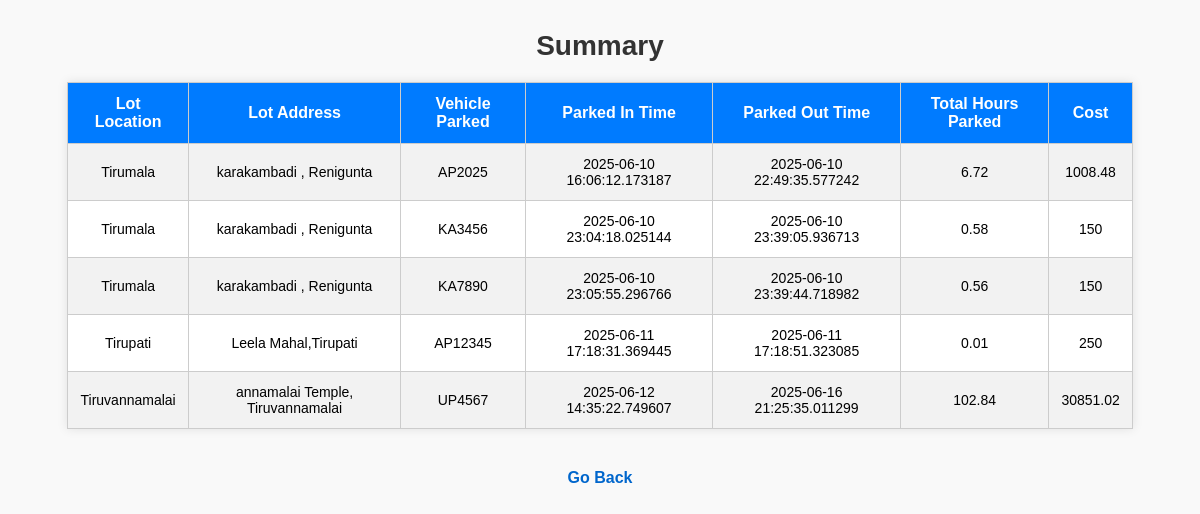
The page /summary/1 (signed in) on the database as committed earlier.
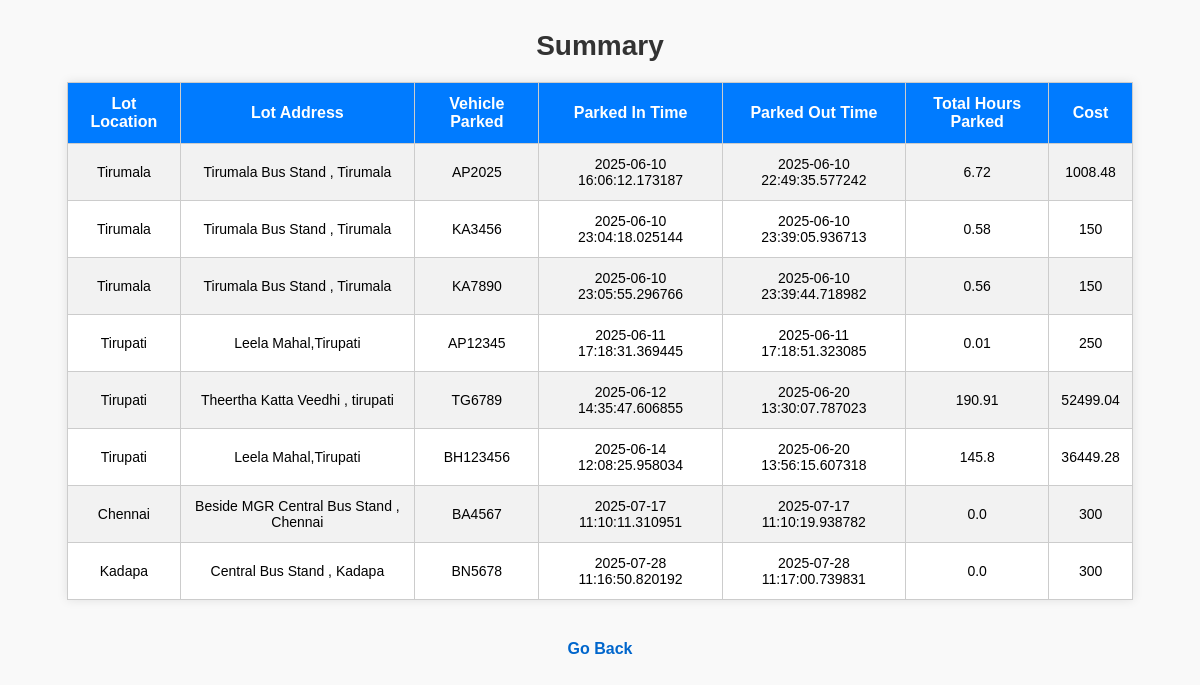
The same page on the database as committed later.
### model/models.py (models this page shows)
class Registeredspot(db.Model):
    __tablename__ = 'registeredspot'
    registration_id = db.Column(db.Integer,autoincrement=True,primary_key=True)
    registered_spot_id = db.Column(db.Integer,db.ForeignKey('parkingspot.spot_id'),nullable=False)
    registered_user_id = db.Column(db.Integer,db.ForeignKey('user.user_id'),nullable=False)
    parking_timestamp = db.Column(db.DateTime, default=lambda: datetime.now())
    leaving_timestamp = db.Column(db.DateTime, nullable=True)
    vehicle_no  = db.Column(db.String(12),nullable=False)
    cost_per_hour = db.Column(db.Integer,nullable=False)

class Parkinglot(db.Model):
    __tablename__ = 'parkinglot'
    lot_id = db.Column(db.Integer,autoincrement=True,primary_key=True)
    location = db.Column(db.String(45),nullable=False)
    price = db.Column(db.Integer,nullable=False)
    address = db.Column(db.String(50),nullable=False)
    pincode = db.Column(db.Integer,nullable=False)
    max_spots = db.Column(db.Integer,nullable=False)

### controllers/user_func.py (the view)
@app.route('/summary/<int:user_id>',methods=['GET'])
def summary(user_id):
    if(request.method=='GET'):
        if('User_id' in session):
            registeredspot = db.session.query(Registeredspot).filter(Registeredspot.registered_user_id==user_id).all()
            l=[]
            for i in registeredspot:
                total_price=0
                total_hours=0
                parkingspot = db.session.query(Parkingspot).filter(Parkingspot.spot_id==i.registered_spot_id).first()
                parkinglot = Parkinglot.query.filter_by(lot_id=parkingspot.lot_id).first()
                if(i.leaving_timestamp):
                    timestamp = i.leaving_timestamp - i.parking_timestamp
                    total_sec = timestamp.total_seconds()
                    total_hours = total_sec/3600
                    if(total_hours <= 1):
                        total_price=parkinglot.price
                    else:
                        total_price=parkinglot.price *total_hours
                    l.append((i,parkingspot,parkinglot,total_price,total_hours))
            return render_template('user_summary.html',details=l,user_id=user_id)
        else:
            flash('You must login !!!')
            return redirect(url_for('login'))

### templates/user_summary.html (shortened to what this page needs)
{% extends 'base.html' %}
{% block content %}
{% if details %}
    <h2 class="heading">Summary</h2>
    <table>
        <tr>
            <th>Lot Location</th>
            <th>Lot Address</th>
            <th>Vehicle Parked</th>
            <th>Parked In Time</th>
            <th>Parked Out Time</th>
            <th>Total Hours Parked</th>
            <th>Cost</th>
        </tr>
        {% for i in details %}
        <tr>
            <td>{{ i[2].location }}</td>
            <td>{{ i[2].address }}</td>
            <td>{{ i[0].vehicle_no }}</td>
            <td>{{ i[0].parking_timestamp }}</td>
            <td>{{ i[0].leaving_timestamp }}</td>
            <td>{{ i[-1]|round(2) }}</td>
            <td>{{ i[-2]|round(2) }}</td>
        </tr>
        {% endfor %}
    </table>
{% endif %}
<a href="{{ url_for('homepage', user_id=user_id) }}" class="back-link">Go Back</a>
{% endblock %}

Rows that differ between the two databases and show on the page:
removed Registeredspot: location "Tiruvannamalai", address "annamalai Temple, Tiruvannamalai", vehicle_no "UP4567", parking_timestamp "2025-06-12 14:35:22.749607", leaving_timestamp "2025-06-16 21:25:35.011299", i "102.84", i "30851.02"
changed through a linked row, Registeredspot "AP2025": address "karakambadi , Renigunta" → "Tirumala Bus Stand , Tirumala"
changed through a linked row, Registeredspot "KA3456": address "karakambadi , Renigunta" → "Tirumala Bus Stand , Tirumala"
changed through a linked row, Registeredspot "KA7890": address "karakambadi , Renigunta" → "Tirumala Bus Stand , Tirumala"
now on this page (row edited): Registeredspot: location "Tirupati", address "Theertha Katta Veedhi , tirupati", vehicle_no "TG6789", parking_timestamp "2025-06-12 14:35:47.606855", leaving_timestamp "2025-06-20 13:30:07.787023", i "190.91", i "52499.04"
now on this page (row edited): Registeredspot: location "Tirupati", address "Leela Mahal,Tirupati", vehicle_no "BH123456", parking_timestamp "2025-06-14 12:08:25.958034", leaving_timestamp "2025-06-20 13:56:15.607318", i "145.8", i "36449.28"
now on this page (row edited): Parkinglot: location "Chennai", address "Beside MGR Central Bus Stand , Chennai", vehicle_no "BA4567", parking_timestamp "2025-07-17 11:10:11.310951", leaving_timestamp "2025-07-17 11:10:19.938782", i "0.0", price "300"
now on this page (row unchanged): Parkinglot: location "Kadapa", address "Central Bus Stand , Kadapa", vehicle_no "BN5678", parking_timestamp "2025-07-28 11:16:50.820192", leaving_timestamp "2025-07-28 11:17:00.739831", i "0.0", price "300"
